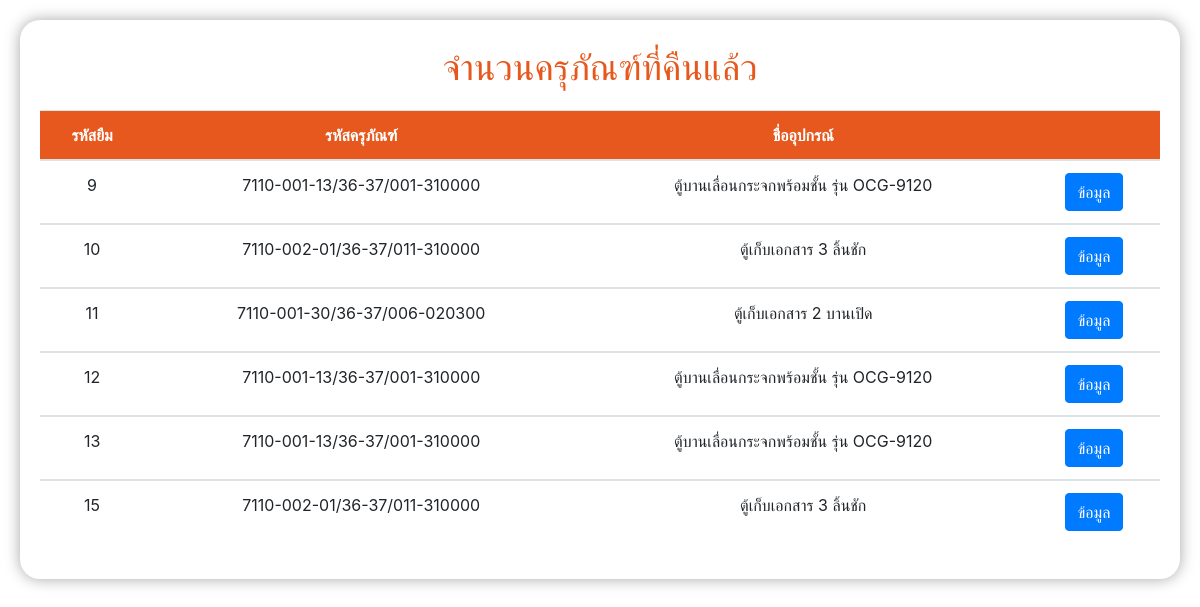
The app's page /public/admin/a_fuctionBack.php, older data.
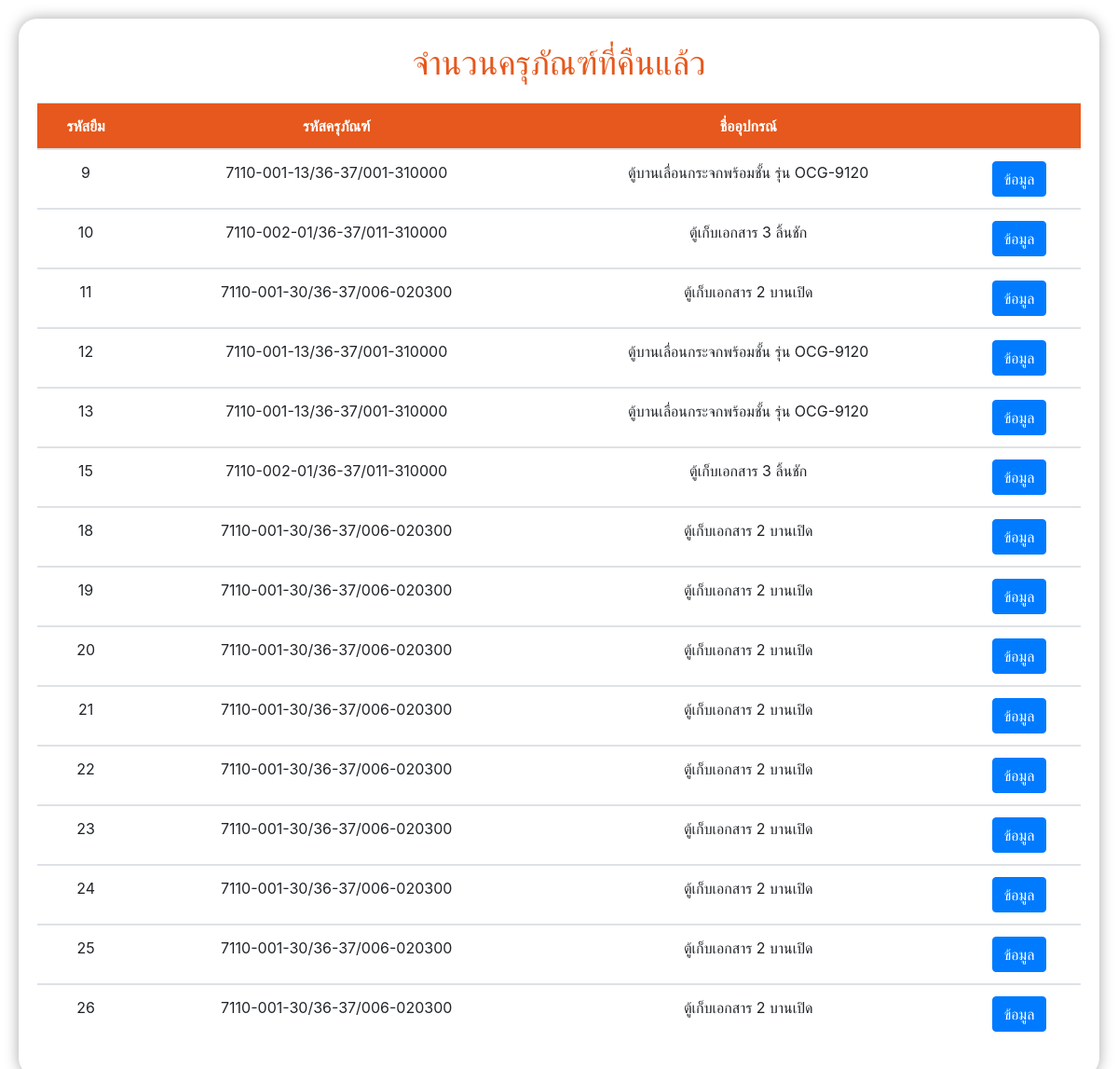
The same page, newer data.
### tables this page shows
CREATE TABLE `borrow` (
  `br_id` int NOT NULL AUTO_INCREMENT,
  `id` int DEFAULT NULL,
  `user_id` int DEFAULT NULL,
  `activity` varchar(45) DEFAULT NULL,
  `location` varchar(45) DEFAULT NULL,
  `br_date` date DEFAULT NULL,
  `br_time` timestamp NOT NULL DEFAULT CURRENT_TIMESTAMP,
  `status` int NOT NULL,
  PRIMARY KEY (`br_id`),
  KEY `id_idx` (`id`),
  KEY `br_uid_user_fk_idx` (`user_id`),
  CONSTRAINT `br_uid_user_fk` FOREIGN KEY (`user_id`) REFERENCES `user` (`user_id`),
  CONSTRAINT `id_itemdata_fk` FOREIGN KEY (`id`) REFERENCES `itemdata` (`id`)
);

CREATE TABLE `itemdata` (
  `id` int NOT NULL AUTO_INCREMENT,
  `updateTime` timestamp NOT NULL DEFAULT CURRENT_TIMESTAMP,
  `itemCode` text NOT NULL,
  `detail` text NOT NULL,
  `checkInDate` text NOT NULL,
  `brand` text NOT NULL,
  `serialNumber` text NOT NULL,
  `price` text NOT NULL,
  `refDoc` text NOT NULL,
  `room` text NOT NULL,
  `status` text NOT NULL,
  `notation` text NOT NULL,
  `misConfirmer` int NOT NULL,
  `organization` varchar(8) NOT NULL,
  `type` varchar(32) NOT NULL,
  `active` int NOT NULL,
  PRIMARY KEY (`id`)
);

### app/models/function.php (called while the page is built, shortened)
<?php
class DB_con
{
    function __construct()
    {
        $conn = mysqli_connect(DB_SERVER, DB_USER, DB_PASS, DB_NAME);
        $this->dbcon = $conn;
    }
    function dataBack()
    {
        $result = mysqli_query($this->dbcon, "SELECT
        itemdata.id,detail,itemCode,borrow.br_id ,borrow.activity , borrow.location
        FROM `itemdata`,borrow WHERE itemdata.id = borrow.id
       AND borrow.status = 1");
        return $result;
    }
}

### public/admin/a_fuctionBack.php (the view, shortened to what this page needs)
<!DOCTYPE html>
<html lang="en">
<head>
    <link rel="stylesheet" href="https://cdn.datatables.net/1.13.2/css/jquery.dataTables.min.css">
    <link rel="stylesheet" href="https://cdn.jsdelivr.net/npm/bootstrap@4.2.1/dist/css/bootstrap.min.css">
</head>
<body>
    <div class="graphBox">
        <div class="box" style=" box-shadow: rgba(0, 0.35, 0, 0.35) 0px 0px 15px  ;">
            <p style="font-size: 36px;text-align: center;color: #E6581D;">จำนวนครุภัณฑ์ที่คืนแล้ว</p>
            <div>
                <div class="table-container">
                    <table class="table" id="data" style="text-align: center;">
                        <thead style="color:white; background-color:#E6581D;">
                            <tr>
                                <th>รหัสยืม</th>
                                <th>รหัสครุภัณฑ์</th>
                                <th>ชื่ออุปกรณ์</th>
                                <th></th>
                            </tr>
                        </thead>
                        <tbody>
                            <?php
                            $selectAll = new DB_con();
                            $sql = $selectAll->dataBack();
                            while ($row = mysqli_fetch_array($sql)) {
                            ?>
                                <tr>
                                    <td data-label="รหัสยืม."><?php echo $row['br_id'] ?></td>
                                    <td data-label="รหัสครุภัณฑ์."><?php echo $row['itemCode'] ?></td>
                                    <td data-label="ชื่ออุปกรณ์."><?php echo $row['detail'] ?></td>
                                    <td><button class="btn btn-primary button" data-toggle="modal" data-target="#showback"> ข้อมูล</button></td>
                                </tr>
                        </tbody>
                    <?php
                            }
                    ?>
                    </table>
                </div>
            </div>
        </div>
    </div>
</body>
</html>

Row changes from the older to the newer data that the page shows:
now on this page (row edited): borrow: br_id "18", id.itemCode "7110-001-30/36-37/006-020300", id.detail "ตู้เก็บเอกสาร 2 บานเปิด"
added borrow: br_id "19", id.itemCode "7110-001-30/36-37/006-020300", id.detail "ตู้เก็บเอกสาร 2 บานเปิด"
added borrow: br_id "20", id.itemCode "7110-001-30/36-37/006-020300", id.detail "ตู้เก็บเอกสาร 2 บานเปิด"
added borrow: br_id "21", id.itemCode "7110-001-30/36-37/006-020300", id.detail "ตู้เก็บเอกสาร 2 บานเปิด"
added borrow: br_id "22", id.itemCode "7110-001-30/36-37/006-020300", id.detail "ตู้เก็บเอกสาร 2 บานเปิด"
added borrow: br_id "23", id.itemCode "7110-001-30/36-37/006-020300", id.detail "ตู้เก็บเอกสาร 2 บานเปิด"
added borrow: br_id "24", id.itemCode "7110-001-30/36-37/006-020300", id.detail "ตู้เก็บเอกสาร 2 บานเปิด"
added borrow: br_id "25", id.itemCode "7110-001-30/36-37/006-020300", id.detail "ตู้เก็บเอกสาร 2 บานเปิด"
added borrow: br_id "26", id.itemCode "7110-001-30/36-37/006-020300", id.detail "ตู้เก็บเอกสาร 2 บานเปิด"
